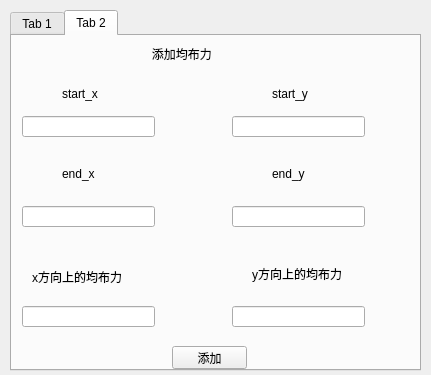
<?xml version="1.0" encoding="UTF-8"?>
<ui version="4.0">
 <class>DialogAddForces</class>
 <widget class="QDialog" name="DialogAddForces">
  <property name="geometry">
   <rect>
    <x>0</x>
    <y>0</y>
    <width>431</width>
    <height>375</height>
   </rect>
  </property>
  <property name="windowTitle">
   <string>Dialog</string>
  </property>
  <widget class="QTabWidget" name="tabWidget">
   <property name="geometry">
    <rect>
     <x>10</x>
     <y>10</y>
     <width>411</width>
     <height>361</height>
    </rect>
   </property>
   <property name="currentIndex">
    <number>1</number>
   </property>
   <widget class="QWidget" name="tab">
    <attribute name="title">
     <string>Tab 1</string>
    </attribute>
    <widget class="QLineEdit" name="lineEdit_3">
     <property name="geometry">
      <rect>
       <x>20</x>
       <y>180</y>
       <width>133</width>
       <height>21</height>
      </rect>
     </property>
    </widget>
    <widget class="QLabel" name="label_7">
     <property name="geometry">
      <rect>
       <x>270</x>
       <y>40</y>
       <width>16</width>
       <height>16</height>
      </rect>
     </property>
     <property name="text">
      <string>y</string>
     </property>
    </widget>
    <widget class="QLabel" name="label_14">
     <property name="geometry">
      <rect>
       <x>30</x>
       <y>140</y>
       <width>90</width>
       <height>16</height>
      </rect>
     </property>
     <property name="text">
      <string>x方向上力的大小</string>
     </property>
    </widget>
    <widget class="QLineEdit" name="lineEdit_4">
     <property name="geometry">
      <rect>
       <x>220</x>
       <y>180</y>
       <width>133</width>
       <height>21</height>
      </rect>
     </property>
    </widget>
    <widget class="QLineEdit" name="lineEdit_2">
     <property name="geometry">
      <rect>
       <x>220</x>
       <y>70</y>
       <width>133</width>
       <height>21</height>
      </rect>
     </property>
    </widget>
    <widget class="QLineEdit" name="lineEdit_1">
     <property name="geometry">
      <rect>
       <x>20</x>
       <y>70</y>
       <width>133</width>
       <height>21</height>
      </rect>
     </property>
    </widget>
    <widget class="QLabel" name="label_15">
     <property name="geometry">
      <rect>
       <x>230</x>
       <y>140</y>
       <width>90</width>
       <height>16</height>
      </rect>
     </property>
     <property name="text">
      <string>y方向上力的大小</string>
     </property>
    </widget>
    <widget class="QLabel" name="label_16">
     <property name="geometry">
      <rect>
       <x>10</x>
       <y>10</y>
       <width>208</width>
       <height>16</height>
      </rect>
     </property>
     <property name="text">
      <string>                                     添加集中力</string>
     </property>
    </widget>
    <widget class="QLabel" name="label_17">
     <property name="geometry">
      <rect>
       <x>70</x>
       <y>40</y>
       <width>16</width>
       <height>16</height>
      </rect>
     </property>
     <property name="text">
      <string>x</string>
     </property>
    </widget>
    <widget class="QPushButton" name="pushButton">
     <property name="geometry">
      <rect>
       <x>150</x>
       <y>260</y>
       <width>91</width>
       <height>21</height>
      </rect>
     </property>
     <property name="text">
      <string>添加</string>
     </property>
    </widget>
   </widget>
   <widget class="QWidget" name="tab_2">
    <attribute name="title">
     <string>Tab 2</string>
    </attribute>
    <widget class="QLabel" name="label_18">
     <property name="geometry">
      <rect>
       <x>20</x>
       <y>230</y>
       <width>111</width>
       <height>21</height>
      </rect>
     </property>
     <property name="text">
      <string>x方向上的均布力</string>
     </property>
    </widget>
    <widget class="QLineEdit" name="lineEdit_8">
     <property name="geometry">
      <rect>
       <x>220</x>
       <y>170</y>
       <width>133</width>
       <height>21</height>
      </rect>
     </property>
    </widget>
    <widget class="QLineEdit" name="lineEdit_5">
     <property name="geometry">
      <rect>
       <x>10</x>
       <y>80</y>
       <width>133</width>
       <height>21</height>
      </rect>
     </property>
    </widget>
    <widget class="QLabel" name="label_19">
     <property name="geometry">
      <rect>
       <x>240</x>
       <y>230</y>
       <width>101</width>
       <height>16</height>
      </rect>
     </property>
     <property name="text">
      <string>y方向上的均布力</string>
     </property>
    </widget>
    <widget class="QLineEdit" name="lineEdit_7">
     <property name="geometry">
      <rect>
       <x>10</x>
       <y>170</y>
       <width>133</width>
       <height>21</height>
      </rect>
     </property>
    </widget>
    <widget class="QLabel" name="label_20">
     <property name="geometry">
      <rect>
       <x>50</x>
       <y>130</y>
       <width>33</width>
       <height>16</height>
      </rect>
     </property>
     <property name="text">
      <string>end_x</string>
     </property>
    </widget>
    <widget class="QLabel" name="label_21">
     <property name="geometry">
      <rect>
       <x>50</x>
       <y>50</y>
       <width>37</width>
       <height>16</height>
      </rect>
     </property>
     <property name="text">
      <string>start_x</string>
     </property>
    </widget>
    <widget class="QLineEdit" name="lineEdit_9">
     <property name="geometry">
      <rect>
       <x>10</x>
       <y>270</y>
       <width>133</width>
       <height>21</height>
      </rect>
     </property>
    </widget>
    <widget class="QLineEdit" name="lineEdit_6">
     <property name="geometry">
      <rect>
       <x>220</x>
       <y>80</y>
       <width>133</width>
       <height>21</height>
      </rect>
     </property>
    </widget>
    <widget class="QLineEdit" name="lineEdit_10">
     <property name="geometry">
      <rect>
       <x>220</x>
       <y>270</y>
       <width>133</width>
       <height>21</height>
      </rect>
     </property>
    </widget>
    <widget class="QLabel" name="label_22">
     <property name="geometry">
      <rect>
       <x>260</x>
       <y>130</y>
       <width>33</width>
       <height>16</height>
      </rect>
     </property>
     <property name="text">
      <string>end_y</string>
     </property>
    </widget>
    <widget class="QLabel" name="label_23">
     <property name="geometry">
      <rect>
       <x>260</x>
       <y>50</y>
       <width>37</width>
       <height>16</height>
      </rect>
     </property>
     <property name="text">
      <string>start_y</string>
     </property>
    </widget>
    <widget class="QLabel" name="label_24">
     <property name="geometry">
      <rect>
       <x>20</x>
       <y>10</y>
       <width>452</width>
       <height>16</height>
      </rect>
     </property>
     <property name="text">
      <string>                                    添加均布力</string>
     </property>
    </widget>
    <widget class="QPushButton" name="pushButton_2">
     <property name="geometry">
      <rect>
       <x>160</x>
       <y>310</y>
       <width>75</width>
       <height>23</height>
      </rect>
     </property>
     <property name="text">
      <string>添加</string>
     </property>
    </widget>
   </widget>
  </widget>
 </widget>
 <tabstops>
  <tabstop>lineEdit_1</tabstop>
  <tabstop>lineEdit_2</tabstop>
  <tabstop>lineEdit_3</tabstop>
  <tabstop>lineEdit_4</tabstop>
  <tabstop>pushButton</tabstop>
  <tabstop>tabWidget</tabstop>
  <tabstop>lineEdit_5</tabstop>
  <tabstop>lineEdit_6</tabstop>
  <tabstop>lineEdit_7</tabstop>
  <tabstop>lineEdit_8</tabstop>
  <tabstop>lineEdit_9</tabstop>
  <tabstop>lineEdit_10</tabstop>
  <tabstop>pushButton_2</tabstop>
 </tabstops>
 <resources/>
 <connections/>
</ui>
